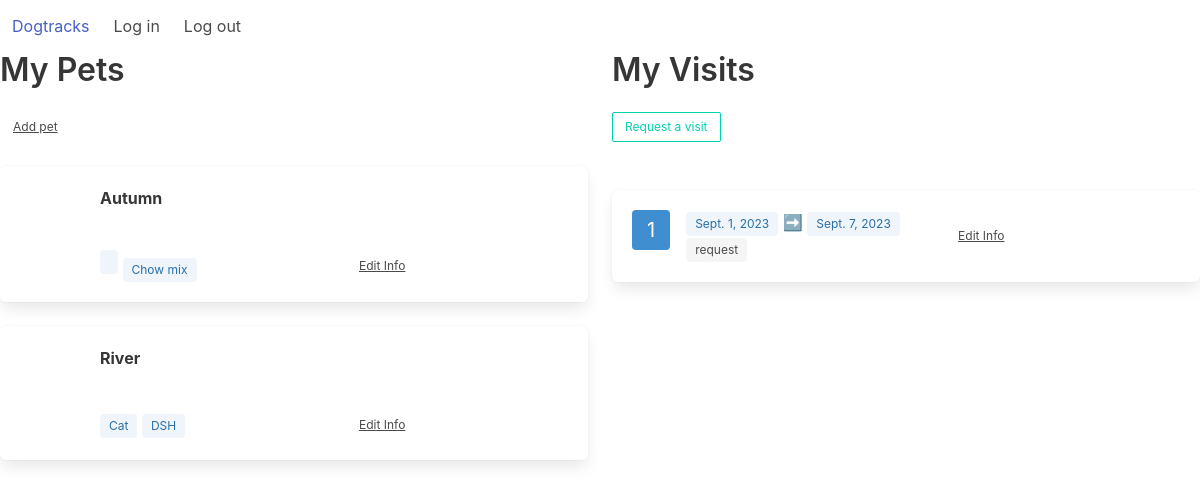
The app's page /dogtracks/ (signed in) with its own data.
### dogtracks/models.py (models this page shows, shortened)
class Animal(models.Model):
	CHOICES = (('dog', 'Dog'), ('cat', 'Cat'), ('horse', 'Horse'), ('other', 'Other'))
	owner = models.ForeignKey(User, related_name='animals', on_delete=models.SET_NULL, null=True)
	name = models.CharField(max_length=25, null=False, blank=False, verbose_name="Pet name")
	photo = models.FileField(upload_to='images', null=True, blank=True)
	breed = models.CharField(max_length=25, blank=True)
	species = models.CharField(choices=CHOICES, max_length=10, blank=True)
	birthday = models.DateField(auto_now=False, auto_now_add=False, null=True, blank=True)

class Visit(models.Model):
	CHOICES = (('request','Request'), ('confirm', 'Confirm'), ('complete', 'Complete'), ('cancel','Cancel'))
	requester = models.ForeignKey(User, related_name='visits', on_delete=models.SET_NULL, null=True)
	status = models.CharField(choices=CHOICES, max_length=10, default='request')
	start = models.DateField(auto_now=False,auto_now_add=False)
	end = models.DateField(auto_now=False,auto_now_add=False)

### dogtracks/views.py (the view)
# urls.py: path('', views.index, name='index'),
def index(request):
	if request.user.is_authenticated:
		pets = Animal.objects.filter(owner=request.user)
		visits = Visit.objects.filter(requester=request.user)
		context = {"pets": pets,
					"visits": visits}
		return render(request, "dogtracks/dashboard.html", context)
	else:
		return render(request, "dogtracks/login.html")

### dogtracks/templates/dogtracks/dashboard.html
{% extends "dogtracks/template.html" %}
{% load static %}
{% block content %}
<div class="columns">
	<div class="column">
		<div class="container">
			<h1 class="title">My Pets</h1>
			<a class="button is-text is-small" href="{% url 'add_pet' %}">Add pet</a>
		</div>
		<br />
		{% for pet in pets %}
		<div class="box">
			<article class="media">
				<div class="media-left">
					<figure class="image is-64x64">
					</figure>
				</div>
				<div class="media-content">
					<div class="content">
						<p><strong>{{ pet.name }}</strong></p>
						<br />
						<div class="columns is-vcentered">
							<div class="column">
								<span class="tag is-info is-light">{{ pet.species }}</span>
								<span class="tag is-info is-light">{{ pet.breed }}</span>
							</div>
							<div class="column">
								<a class=" button is-text is-small" href="{% url 'update_pet' pet.id %}">
								Edit Info
								</a>
							</div>
						</div>
					</div>
				</div>
			</article>
		</div>
		{% endfor %}
	</div>
	<div class="column">
		<div class="block">
			<h1 class="title">My Visits</h1>
			<a class="button is-outlined is-primary is-small" href="{% url 'add_visit' %}">Request a visit</a>
		</div>
	<br />
	{% for visit in visits %}
	<div class="box">
			<article class="media">
				<div class="media-left">
					<span class="tag is-info is-large">{{ visit.id }}</span>
				</div>
				<div class="media-content">
					<div class="content">
						<div class="columns is-vcentered">
							<div class="column">
								<span class="tag is-info is-light">{{ visit.start }}</span>
								<span>➡️</span>
								<span class="tag is-info is-light">{{ visit.end }}</span>
								<br />
								<span class="tag">{{ visit.status }}</span>
							</div>
							<div class="column">
								<a class=" button is-text is-small" href="{% url 'update_visit' visit.id %}">
								Edit Info
								</a>
							</div>
						</div>
					</div>
				</div>
			</article>
		</div>
	{% endfor %}
</div>
{% endblock %}

### records on screen
Animal: name "Autumn", breed "Chow mix"
Animal: name "River", species "Cat", breed "DSH"
Visit: id "1", start "Sept. 1, 2023", end "Sept. 7, 2023", status "request"
